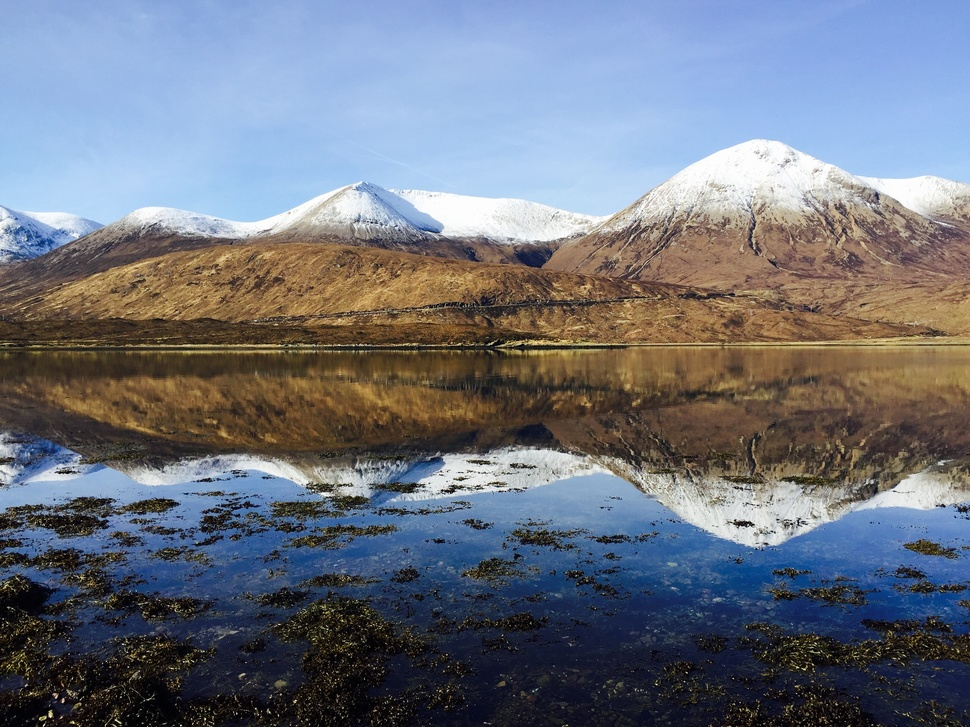
#> input picture image1.jpg, 970 x 727 px, shrunk from 3264 x 2448 before the run, found by its file name
$ python p6.py
#> lines starting #> are read from the running program, lines starting #| are printed output that depends on the picture
#geometry calcuation

import cv2
import numpy as np
import matplotlib.pyplot as plt

imgpath = "D:\Programing Language\Python\image processing\image1.jpg"
img1=cv2.imread(imgpath,1)
#> img1 is the input picture: shape (727, 970, 3); mean B, G, R 127.1, 115.4, 109.8

# [15 lines of commented-out code are left out]
rows,cols,ch=img1.shape
#> rows = 727; cols = 970; ch = 3
matrix_roate=cv2.getRotationMatrix2D((cols/2,rows/2),90,1)
rotated_img=cv2.warpAffine(img1,matrix_roate,(cols,rows))
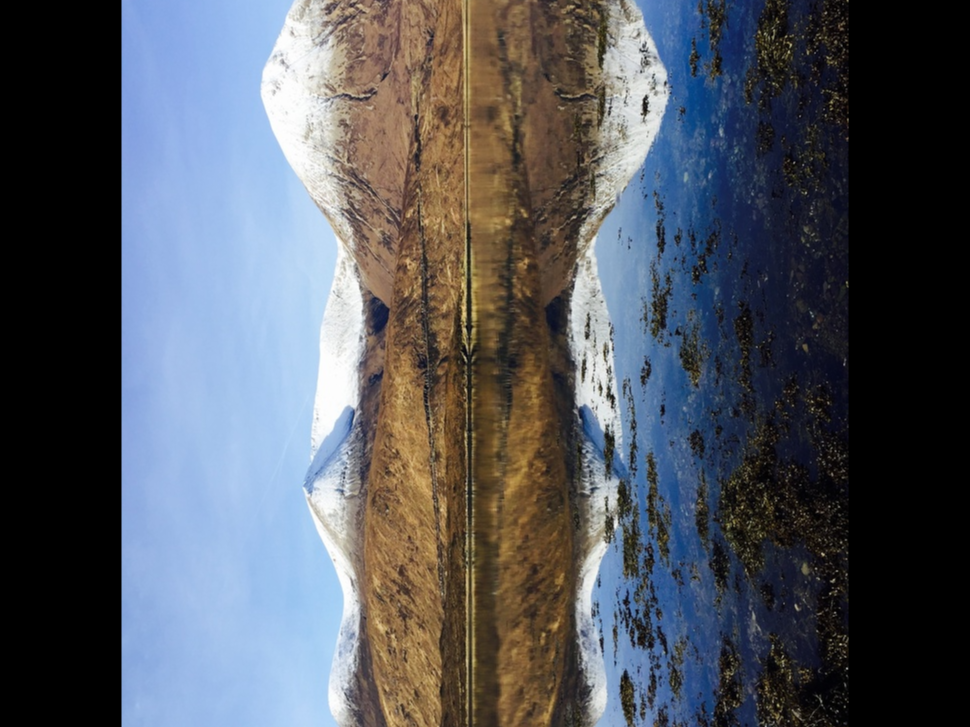
#> rotated_img: shape (727, 970, 3); mean B, G, R 94.9, 86.7, 82.8
cv2.imshow('rotated image',rotated_img)
cv2.waitKey(0)
cv2.destroyAllWindows()
